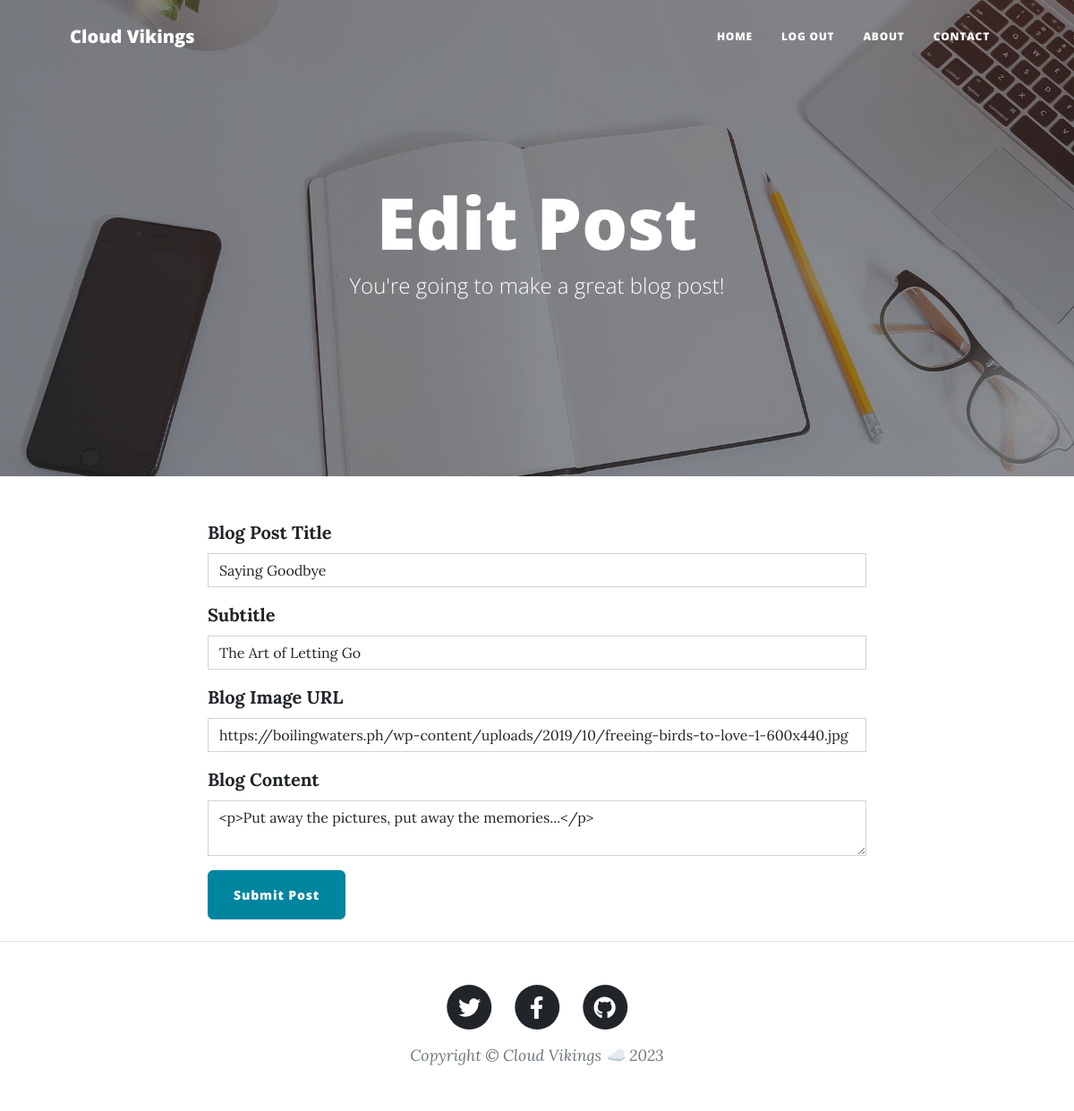
/edit-post/3 (signed in), run on the app's committed database.
### main.py (models this page shows)
class BlogPost(db.Model):
    __tablename__ = "blog_posts"
    id = db.Column(db.Integer, primary_key=True)
    title = db.Column(db.String(250), unique=True, nullable=False)
    subtitle = db.Column(db.String(250), nullable=False)
    date = db.Column(db.String(250), nullable=False)
    body = db.Column(db.Text, nullable=False)
    author = db.Column(db.String(250), nullable=False)
    img_url = db.Column(db.String(250), nullable=False)
    author_id = db.Column(db.Integer, db.ForeignKey('users.id'), nullable=False)
    comments = db.relationship('Comment', backref='blog_post', lazy=True)

### main.py (the view, shortened to what this page needs)
@app.route("/edit-post/<int:post_id>", methods=["GET", "POST"])
@admin_only
def edit_post(post_id):
    post = db.get_or_404(BlogPost, post_id)
    edit_form = CreatePostForm(
        title=post.title,
        subtitle=post.subtitle,
        img_url=post.img_url,
        author=post.author,
        body=post.body
    )
    return render_template("make-post.html", form=edit_form, is_edit=True)

### forms.py
class CreatePostForm(FlaskForm):
    title = StringField("Blog Post Title", validators=[DataRequired()])
    subtitle = StringField("Subtitle", validators=[DataRequired()])
    img_url = StringField("Blog Image URL", validators=[DataRequired(), URL()])
    body = CKEditorField("Blog Content", validators=[DataRequired()])
    submit = SubmitField("Submit Post")

### main.py (called while the page is built)
@login_manager.user_loader
def load_user(user_id):
    return User.query.get(int(user_id))

def admin_only(f):
    @wraps(f)
    def decorated_function(*args, **kwargs):
        if current_user.id != 1:
            return abort(403)
        return f(*args, **kwargs)
    return decorated_function

### templates/make-post.html
{% from "bootstrap5/form.html" import render_form %} {% block content %} {%
include "header.html" %}
<header
  class="masthead"
  style="background-image: url('../static/assets/img/edit-bg.jpg')"
>
  <div class="container position-relative px-4 px-lg-5">
    <div class="row gx-4 gx-lg-5 justify-content-center">
      <div class="col-md-10 col-lg-8 col-xl-7">
        <div class="page-heading">
          {% if is_edit: %}
          <h1>Edit Post</h1>
          {% else: %}
          <h1>New Post</h1>
          {% endif %}
          <span class="subheading"
            >You're going to make a great blog post!</span
          >
        </div>
      </div>
    </div>
  </div>
</header>
<main class="mb-4">
  <div class="container">
    <div class="row">
      <div class="col-lg-8 col-md-10 mx-auto">
        {{ ckeditor.load() }} {{ ckeditor.config(name='body') }} {{
        render_form(form, novalidate=True, button_map={"submit": "primary"}) }}
      </div>
    </div>
  </div>
</main>
{% include "footer.html" %} {% endblock %}

### data on the page
BlogPost: title "Saying Goodbye", subtitle "The Art of Letting Go", img_url "https://boilingwaters.ph/wp-content/uploads/2019/10/freeing-birds-to-love-1-600x440.jpg", body "<p>Put away the pictures, put away the memories...</p>"
